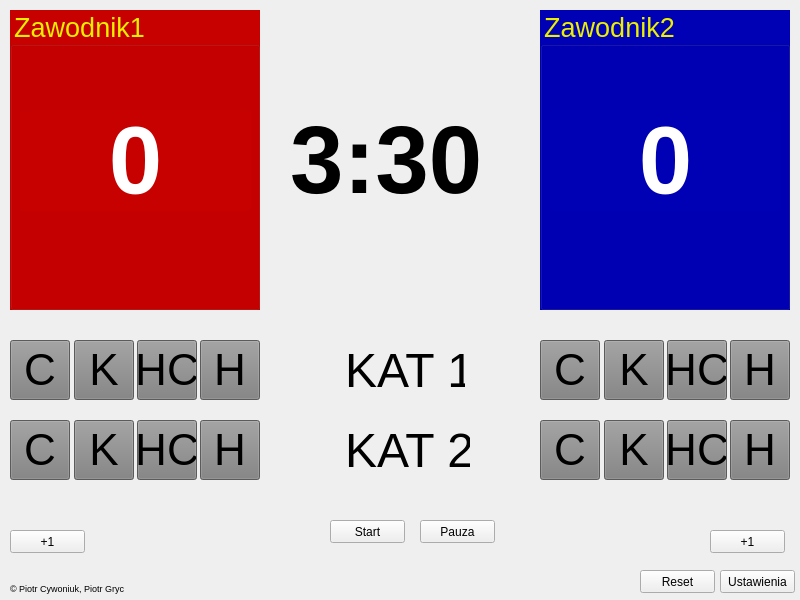
<?xml version="1.0" encoding="UTF-8"?>
<ui version="4.0">
 <class>MainWindow</class>
 <widget class="QMainWindow" name="MainWindow">
  <property name="geometry">
   <rect>
    <x>0</x>
    <y>0</y>
    <width>800</width>
    <height>600</height>
   </rect>
  </property>
  <property name="minimumSize">
   <size>
    <width>800</width>
    <height>600</height>
   </size>
  </property>
  <property name="maximumSize">
   <size>
    <width>800</width>
    <height>600</height>
   </size>
  </property>
  <property name="windowTitle">
   <string>TablicaPunktowa</string>
  </property>
  <widget class="QWidget" name="centralWidget">
   <widget class="QGroupBox" name="gbPlayer1">
    <property name="geometry">
     <rect>
      <x>10</x>
      <y>10</y>
      <width>250</width>
      <height>300</height>
     </rect>
    </property>
    <property name="font">
     <font>
      <pointsize>20</pointsize>
     </font>
    </property>
    <property name="styleSheet">
     <string notr="true">background-color: rgb(199, 0, 0);
color: rgb(235, 239, 0);</string>
    </property>
    <property name="title">
     <string>Zawodnik1</string>
    </property>
    <widget class="QLabel" name="lblScore1">
     <property name="geometry">
      <rect>
       <x>10</x>
       <y>100</y>
       <width>231</width>
       <height>101</height>
      </rect>
     </property>
     <property name="font">
      <font>
       <pointsize>72</pointsize>
       <weight>75</weight>
       <bold>true</bold>
      </font>
     </property>
     <property name="styleSheet">
      <string notr="true">color: white;</string>
     </property>
     <property name="text">
      <string>0</string>
     </property>
     <property name="alignment">
      <set>Qt::AlignCenter</set>
     </property>
    </widget>
   </widget>
   <widget class="QGroupBox" name="gbPlayer2">
    <property name="geometry">
     <rect>
      <x>540</x>
      <y>10</y>
      <width>250</width>
      <height>300</height>
     </rect>
    </property>
    <property name="font">
     <font>
      <pointsize>20</pointsize>
     </font>
    </property>
    <property name="styleSheet">
     <string notr="true">background-color: rgb(0, 0, 180);
color: rgb(235, 239, 0);</string>
    </property>
    <property name="title">
     <string>Zawodnik2</string>
    </property>
    <widget class="QLabel" name="lblScore2">
     <property name="geometry">
      <rect>
       <x>10</x>
       <y>100</y>
       <width>231</width>
       <height>101</height>
      </rect>
     </property>
     <property name="font">
      <font>
       <pointsize>72</pointsize>
       <weight>75</weight>
       <bold>true</bold>
      </font>
     </property>
     <property name="styleSheet">
      <string notr="true">color: white;</string>
     </property>
     <property name="text">
      <string>0</string>
     </property>
     <property name="alignment">
      <set>Qt::AlignCenter</set>
     </property>
    </widget>
   </widget>
   <widget class="QLabel" name="lblTime">
    <property name="geometry">
     <rect>
      <x>290</x>
      <y>10</y>
      <width>230</width>
      <height>300</height>
     </rect>
    </property>
    <property name="font">
     <font>
      <pointsize>72</pointsize>
      <weight>75</weight>
      <bold>true</bold>
     </font>
    </property>
    <property name="styleSheet">
     <string notr="true"/>
    </property>
    <property name="text">
     <string>3:30</string>
    </property>
   </widget>
   <widget class="QPushButton" name="btnP1Cat1C">
    <property name="geometry">
     <rect>
      <x>10</x>
      <y>340</y>
      <width>60</width>
      <height>60</height>
     </rect>
    </property>
    <property name="minimumSize">
     <size>
      <width>60</width>
      <height>60</height>
     </size>
    </property>
    <property name="maximumSize">
     <size>
      <width>60</width>
      <height>60</height>
     </size>
    </property>
    <property name="font">
     <font>
      <pointsize>33</pointsize>
     </font>
    </property>
    <property name="styleSheet">
     <string notr="true">background-color: rgb(128, 128, 128);</string>
    </property>
    <property name="text">
     <string>C</string>
    </property>
    <property name="checkable">
     <bool>true</bool>
    </property>
    <property name="flat">
     <bool>false</bool>
    </property>
   </widget>
   <widget class="QPushButton" name="btnP1Cat1K">
    <property name="geometry">
     <rect>
      <x>74</x>
      <y>340</y>
      <width>60</width>
      <height>60</height>
     </rect>
    </property>
    <property name="minimumSize">
     <size>
      <width>60</width>
      <height>60</height>
     </size>
    </property>
    <property name="maximumSize">
     <size>
      <width>60</width>
      <height>60</height>
     </size>
    </property>
    <property name="font">
     <font>
      <pointsize>33</pointsize>
     </font>
    </property>
    <property name="styleSheet">
     <string notr="true">background-color: rgb(128, 128, 128);</string>
    </property>
    <property name="text">
     <string>K</string>
    </property>
    <property name="checkable">
     <bool>true</bool>
    </property>
   </widget>
   <widget class="QPushButton" name="btnP1Cat1HC">
    <property name="geometry">
     <rect>
      <x>137</x>
      <y>340</y>
      <width>60</width>
      <height>60</height>
     </rect>
    </property>
    <property name="minimumSize">
     <size>
      <width>60</width>
      <height>60</height>
     </size>
    </property>
    <property name="maximumSize">
     <size>
      <width>60</width>
      <height>60</height>
     </size>
    </property>
    <property name="font">
     <font>
      <pointsize>33</pointsize>
     </font>
    </property>
    <property name="styleSheet">
     <string notr="true">background-color: rgb(128, 128, 128);</string>
    </property>
    <property name="text">
     <string>HC</string>
    </property>
    <property name="checkable">
     <bool>true</bool>
    </property>
   </widget>
   <widget class="QPushButton" name="btnP1Cat1H">
    <property name="geometry">
     <rect>
      <x>200</x>
      <y>340</y>
      <width>60</width>
      <height>60</height>
     </rect>
    </property>
    <property name="minimumSize">
     <size>
      <width>60</width>
      <height>60</height>
     </size>
    </property>
    <property name="maximumSize">
     <size>
      <width>60</width>
      <height>60</height>
     </size>
    </property>
    <property name="font">
     <font>
      <pointsize>33</pointsize>
     </font>
    </property>
    <property name="styleSheet">
     <string notr="true">background-color: rgb(128, 128, 128);</string>
    </property>
    <property name="text">
     <string>H</string>
    </property>
    <property name="checkable">
     <bool>true</bool>
    </property>
   </widget>
   <widget class="QLabel" name="label">
    <property name="geometry">
     <rect>
      <x>345</x>
      <y>345</y>
      <width>120</width>
      <height>50</height>
     </rect>
    </property>
    <property name="font">
     <font>
      <pointsize>36</pointsize>
     </font>
    </property>
    <property name="styleSheet">
     <string notr="true">border-style: solid;
border-color: rgb(255, 0, 0);</string>
    </property>
    <property name="text">
     <string>KAT 1</string>
    </property>
    <property name="alignment">
     <set>Qt::AlignJustify|Qt::AlignVCenter</set>
    </property>
   </widget>
   <widget class="QLabel" name="label_3">
    <property name="geometry">
     <rect>
      <x>345</x>
      <y>425</y>
      <width>125</width>
      <height>50</height>
     </rect>
    </property>
    <property name="font">
     <font>
      <pointsize>36</pointsize>
     </font>
    </property>
    <property name="styleSheet">
     <string notr="true">border-style: solid;
border-color: rgb(255, 0, 0);</string>
    </property>
    <property name="text">
     <string>KAT 2</string>
    </property>
   </widget>
   <widget class="QPushButton" name="btnSettings">
    <property name="geometry">
     <rect>
      <x>720</x>
      <y>570</y>
      <width>75</width>
      <height>23</height>
     </rect>
    </property>
    <property name="text">
     <string>Ustawienia</string>
    </property>
   </widget>
   <widget class="QPushButton" name="btnPlayer1AddScore">
    <property name="geometry">
     <rect>
      <x>10</x>
      <y>530</y>
      <width>75</width>
      <height>23</height>
     </rect>
    </property>
    <property name="text">
     <string>+1</string>
    </property>
   </widget>
   <widget class="QPushButton" name="btnReset">
    <property name="geometry">
     <rect>
      <x>640</x>
      <y>570</y>
      <width>75</width>
      <height>23</height>
     </rect>
    </property>
    <property name="text">
     <string>Reset</string>
    </property>
   </widget>
   <widget class="QPushButton" name="btnStart">
    <property name="geometry">
     <rect>
      <x>330</x>
      <y>520</y>
      <width>75</width>
      <height>23</height>
     </rect>
    </property>
    <property name="text">
     <string>Start</string>
    </property>
   </widget>
   <widget class="QPushButton" name="btnPause">
    <property name="geometry">
     <rect>
      <x>420</x>
      <y>520</y>
      <width>75</width>
      <height>23</height>
     </rect>
    </property>
    <property name="text">
     <string>Pauza</string>
    </property>
   </widget>
   <widget class="QPushButton" name="pbPlayer2AddScore">
    <property name="geometry">
     <rect>
      <x>710</x>
      <y>530</y>
      <width>75</width>
      <height>23</height>
     </rect>
    </property>
    <property name="text">
     <string>+1</string>
    </property>
   </widget>
   <widget class="QPushButton" name="btnP1Cat2HC">
    <property name="geometry">
     <rect>
      <x>137</x>
      <y>420</y>
      <width>60</width>
      <height>60</height>
     </rect>
    </property>
    <property name="minimumSize">
     <size>
      <width>60</width>
      <height>60</height>
     </size>
    </property>
    <property name="maximumSize">
     <size>
      <width>60</width>
      <height>60</height>
     </size>
    </property>
    <property name="font">
     <font>
      <pointsize>33</pointsize>
     </font>
    </property>
    <property name="styleSheet">
     <string notr="true">background-color: rgb(128, 128, 128);</string>
    </property>
    <property name="text">
     <string>HC</string>
    </property>
    <property name="checkable">
     <bool>true</bool>
    </property>
   </widget>
   <widget class="QPushButton" name="btnP1Cat2K">
    <property name="geometry">
     <rect>
      <x>74</x>
      <y>420</y>
      <width>60</width>
      <height>60</height>
     </rect>
    </property>
    <property name="minimumSize">
     <size>
      <width>60</width>
      <height>60</height>
     </size>
    </property>
    <property name="maximumSize">
     <size>
      <width>60</width>
      <height>60</height>
     </size>
    </property>
    <property name="font">
     <font>
      <pointsize>33</pointsize>
     </font>
    </property>
    <property name="styleSheet">
     <string notr="true">background-color: rgb(128, 128, 128);</string>
    </property>
    <property name="text">
     <string>K</string>
    </property>
    <property name="checkable">
     <bool>true</bool>
    </property>
   </widget>
   <widget class="QPushButton" name="btnP1Cat2C">
    <property name="geometry">
     <rect>
      <x>10</x>
      <y>420</y>
      <width>60</width>
      <height>60</height>
     </rect>
    </property>
    <property name="minimumSize">
     <size>
      <width>60</width>
      <height>60</height>
     </size>
    </property>
    <property name="maximumSize">
     <size>
      <width>60</width>
      <height>60</height>
     </size>
    </property>
    <property name="font">
     <font>
      <pointsize>33</pointsize>
     </font>
    </property>
    <property name="styleSheet">
     <string notr="true">background-color: rgb(128, 128, 128);</string>
    </property>
    <property name="text">
     <string>C</string>
    </property>
    <property name="checkable">
     <bool>true</bool>
    </property>
    <property name="flat">
     <bool>false</bool>
    </property>
   </widget>
   <widget class="QPushButton" name="btnP1Cat2H">
    <property name="geometry">
     <rect>
      <x>200</x>
      <y>420</y>
      <width>60</width>
      <height>60</height>
     </rect>
    </property>
    <property name="minimumSize">
     <size>
      <width>60</width>
      <height>60</height>
     </size>
    </property>
    <property name="maximumSize">
     <size>
      <width>60</width>
      <height>60</height>
     </size>
    </property>
    <property name="font">
     <font>
      <pointsize>33</pointsize>
     </font>
    </property>
    <property name="styleSheet">
     <string notr="true">background-color: rgb(128, 128, 128);</string>
    </property>
    <property name="text">
     <string>H</string>
    </property>
    <property name="checkable">
     <bool>true</bool>
    </property>
   </widget>
   <widget class="QPushButton" name="btnP2Cat1HC">
    <property name="geometry">
     <rect>
      <x>667</x>
      <y>340</y>
      <width>60</width>
      <height>60</height>
     </rect>
    </property>
    <property name="minimumSize">
     <size>
      <width>60</width>
      <height>60</height>
     </size>
    </property>
    <property name="maximumSize">
     <size>
      <width>60</width>
      <height>60</height>
     </size>
    </property>
    <property name="font">
     <font>
      <pointsize>33</pointsize>
     </font>
    </property>
    <property name="styleSheet">
     <string notr="true">background-color: rgb(128, 128, 128);</string>
    </property>
    <property name="text">
     <string>HC</string>
    </property>
    <property name="checkable">
     <bool>true</bool>
    </property>
   </widget>
   <widget class="QPushButton" name="btnP2Cat2HC">
    <property name="geometry">
     <rect>
      <x>667</x>
      <y>420</y>
      <width>60</width>
      <height>60</height>
     </rect>
    </property>
    <property name="minimumSize">
     <size>
      <width>60</width>
      <height>60</height>
     </size>
    </property>
    <property name="maximumSize">
     <size>
      <width>60</width>
      <height>60</height>
     </size>
    </property>
    <property name="font">
     <font>
      <pointsize>33</pointsize>
     </font>
    </property>
    <property name="styleSheet">
     <string notr="true">background-color: rgb(128, 128, 128);</string>
    </property>
    <property name="text">
     <string>HC</string>
    </property>
    <property name="checkable">
     <bool>true</bool>
    </property>
   </widget>
   <widget class="QPushButton" name="btnP2Cat1K">
    <property name="geometry">
     <rect>
      <x>604</x>
      <y>340</y>
      <width>60</width>
      <height>60</height>
     </rect>
    </property>
    <property name="minimumSize">
     <size>
      <width>60</width>
      <height>60</height>
     </size>
    </property>
    <property name="maximumSize">
     <size>
      <width>60</width>
      <height>60</height>
     </size>
    </property>
    <property name="font">
     <font>
      <pointsize>33</pointsize>
     </font>
    </property>
    <property name="styleSheet">
     <string notr="true">background-color: rgb(128, 128, 128);</string>
    </property>
    <property name="text">
     <string>K</string>
    </property>
    <property name="checkable">
     <bool>true</bool>
    </property>
   </widget>
   <widget class="QPushButton" name="btnP2Cat2C">
    <property name="geometry">
     <rect>
      <x>540</x>
      <y>420</y>
      <width>60</width>
      <height>60</height>
     </rect>
    </property>
    <property name="minimumSize">
     <size>
      <width>60</width>
      <height>60</height>
     </size>
    </property>
    <property name="maximumSize">
     <size>
      <width>60</width>
      <height>60</height>
     </size>
    </property>
    <property name="font">
     <font>
      <pointsize>33</pointsize>
     </font>
    </property>
    <property name="styleSheet">
     <string notr="true">background-color: rgb(128, 128, 128);</string>
    </property>
    <property name="text">
     <string>C</string>
    </property>
    <property name="checkable">
     <bool>true</bool>
    </property>
    <property name="flat">
     <bool>false</bool>
    </property>
   </widget>
   <widget class="QPushButton" name="btnP2Cat2H">
    <property name="geometry">
     <rect>
      <x>730</x>
      <y>420</y>
      <width>60</width>
      <height>60</height>
     </rect>
    </property>
    <property name="minimumSize">
     <size>
      <width>60</width>
      <height>60</height>
     </size>
    </property>
    <property name="maximumSize">
     <size>
      <width>60</width>
      <height>60</height>
     </size>
    </property>
    <property name="font">
     <font>
      <pointsize>33</pointsize>
     </font>
    </property>
    <property name="styleSheet">
     <string notr="true">background-color: rgb(128, 128, 128);</string>
    </property>
    <property name="text">
     <string>H</string>
    </property>
    <property name="checkable">
     <bool>true</bool>
    </property>
   </widget>
   <widget class="QPushButton" name="btnP2Cat1C">
    <property name="geometry">
     <rect>
      <x>540</x>
      <y>340</y>
      <width>60</width>
      <height>60</height>
     </rect>
    </property>
    <property name="minimumSize">
     <size>
      <width>60</width>
      <height>60</height>
     </size>
    </property>
    <property name="maximumSize">
     <size>
      <width>60</width>
      <height>60</height>
     </size>
    </property>
    <property name="font">
     <font>
      <pointsize>33</pointsize>
     </font>
    </property>
    <property name="styleSheet">
     <string notr="true">background-color: rgb(128, 128, 128);</string>
    </property>
    <property name="text">
     <string>C</string>
    </property>
    <property name="checkable">
     <bool>true</bool>
    </property>
    <property name="flat">
     <bool>false</bool>
    </property>
   </widget>
   <widget class="QPushButton" name="btnP2Cat2K">
    <property name="geometry">
     <rect>
      <x>604</x>
      <y>420</y>
      <width>60</width>
      <height>60</height>
     </rect>
    </property>
    <property name="minimumSize">
     <size>
      <width>60</width>
      <height>60</height>
     </size>
    </property>
    <property name="maximumSize">
     <size>
      <width>60</width>
      <height>60</height>
     </size>
    </property>
    <property name="font">
     <font>
      <pointsize>33</pointsize>
     </font>
    </property>
    <property name="styleSheet">
     <string notr="true">background-color: rgb(128, 128, 128);</string>
    </property>
    <property name="text">
     <string>K</string>
    </property>
    <property name="checkable">
     <bool>true</bool>
    </property>
   </widget>
   <widget class="QPushButton" name="btnP2Cat1H">
    <property name="geometry">
     <rect>
      <x>730</x>
      <y>340</y>
      <width>60</width>
      <height>60</height>
     </rect>
    </property>
    <property name="minimumSize">
     <size>
      <width>60</width>
      <height>60</height>
     </size>
    </property>
    <property name="maximumSize">
     <size>
      <width>60</width>
      <height>60</height>
     </size>
    </property>
    <property name="font">
     <font>
      <pointsize>33</pointsize>
     </font>
    </property>
    <property name="styleSheet">
     <string notr="true">background-color: rgb(128, 128, 128);</string>
    </property>
    <property name="text">
     <string>H</string>
    </property>
    <property name="checkable">
     <bool>true</bool>
    </property>
   </widget>
   <widget class="QLabel" name="label_2">
    <property name="geometry">
     <rect>
      <x>10</x>
      <y>580</y>
      <width>141</width>
      <height>16</height>
     </rect>
    </property>
    <property name="font">
     <font>
      <pointsize>7</pointsize>
     </font>
    </property>
    <property name="text">
     <string>© Piotr Cywoniuk, Piotr Gryc</string>
    </property>
   </widget>
  </widget>
 </widget>
 <layoutdefault spacing="6" margin="11"/>
 <resources/>
 <connections/>
</ui>
